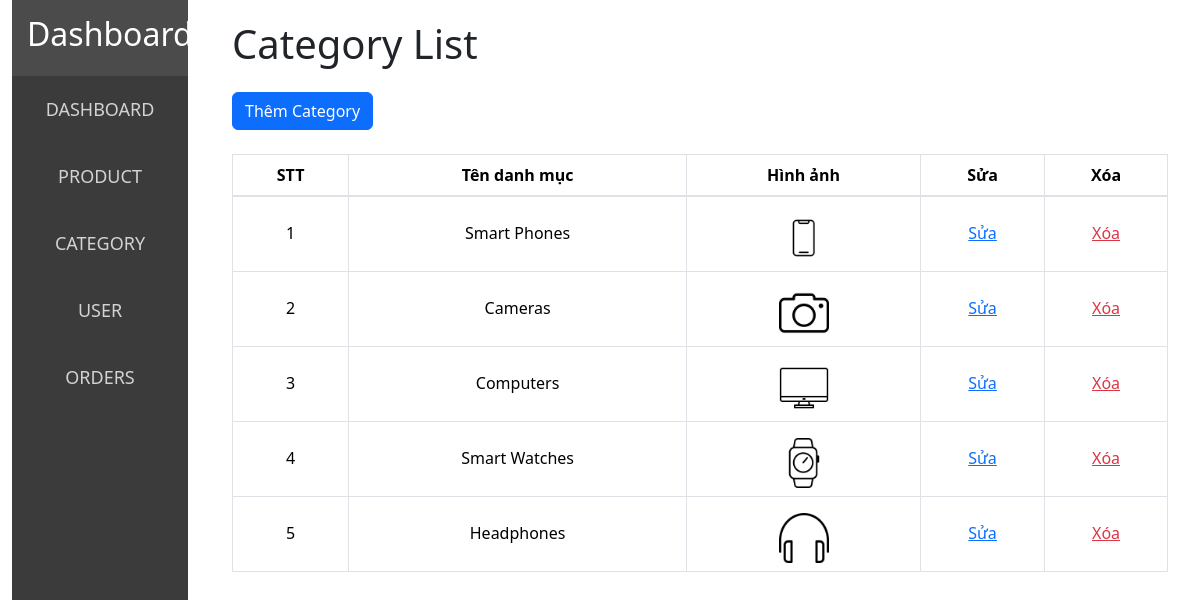
Page /categories/ on the committed database.
### api/models.py (models this page shows, shortened)
class Category(models.Model):
    name = models.CharField(max_length=255)
    image = models.ImageField(upload_to='categories/')

### api/views.py (the view)
# urls.py: path('categories/', views.category_list_view, name='category_list'),
def category_list_view(request):
    categories = Category.objects.all()
    return render(request, 'category_list.html', {'categories': categories})

### api/templates/category_list.html (shortened to what this page needs)
{% extends 'base.html' %}
{% block content %}
<h1 class="mb-4">Category List</h1>
<a href="{% url 'add_category' %}" class="btn btn-primary mb-4">Thêm Category</a>
<table class="table table-bordered">
    <thead>
        <tr class="text-center">
            <th>STT</th>
            <th>Tên danh mục</th>
            <th>Hình ảnh</th>
            <th>Sửa</th>
            <th>Xóa</th>
        </tr>
    </thead>
    <tbody class="text-center">
        {% for category in categories %}
        <tr>
            <td class="pt-4">{{ forloop.counter }}</td>
            <td class="pt-4">{{ category.name }}</td>
            <td class="pt-3"><img src="{{ category.image.url }}" alt="{{ category.name }}" width="50"></td>
            <td class="pt-4"><a href="{% url 'edit_category' category.id %}">Sửa</a></td>
            <td class="pt-4"><a href="{% url 'delete_category' category.id %}" class="text-danger"
                                onclick="return confirm('Bạn có chắc muốn xóa danh mục này?')">Xóa</a></td>
        </tr>
        {% endfor %}
    </tbody>
</table>
{% endblock %}

### api/static/css/style.css (style rules this page uses)
body { margin: 0; font-family: Arial, sans-serif; }

### rows in the picture
Category: name "Smart Phones", image (picture)
Category: name "Cameras", image (picture)
Category: name "Computers", image (picture)
Category: name "Smart Watches", image (picture)
Category: name "Headphones", image (picture)
